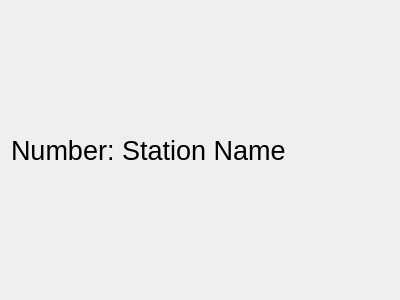
<?xml version="1.0" encoding="UTF-8"?>
<ui version="4.0">
 <class>MainWindow</class>
 <widget class="QMainWindow" name="MainWindow">
  <property name="geometry">
   <rect>
    <x>0</x>
    <y>0</y>
    <width>400</width>
    <height>300</height>
   </rect>
  </property>
  <property name="windowTitle">
   <string>Radio Pi</string>
  </property>
  <widget class="QWidget" name="centralWidget">
   <layout class="QVBoxLayout" name="verticalLayout">
    <item>
     <widget class="QLabel" name="errorMessage">
      <property name="text">
       <string/>
      </property>
     </widget>
    </item>
    <item>
     <widget class="QLabel" name="station">
      <property name="sizePolicy">
       <sizepolicy hsizetype="Preferred" vsizetype="Expanding">
        <horstretch>0</horstretch>
        <verstretch>0</verstretch>
       </sizepolicy>
      </property>
      <property name="font">
       <font>
        <pointsize>20</pointsize>
       </font>
      </property>
      <property name="text">
       <string>Number: Station Name</string>
      </property>
     </widget>
    </item>
    <item>
     <layout class="QHBoxLayout" name="horizontalLayout">
      <item>
       <widget class="QLabel" name="song">
        <property name="sizePolicy">
         <sizepolicy hsizetype="Preferred" vsizetype="Maximum">
          <horstretch>0</horstretch>
          <verstretch>0</verstretch>
         </sizepolicy>
        </property>
        <property name="text">
         <string/>
        </property>
       </widget>
      </item>
      <item>
       <widget class="QLabel" name="volume">
        <property name="sizePolicy">
         <sizepolicy hsizetype="Maximum" vsizetype="Maximum">
          <horstretch>0</horstretch>
          <verstretch>0</verstretch>
         </sizepolicy>
        </property>
        <property name="text">
         <string/>
        </property>
       </widget>
      </item>
     </layout>
    </item>
   </layout>
  </widget>
 </widget>
 <layoutdefault spacing="6" margin="11"/>
 <resources/>
 <connections/>
</ui>
